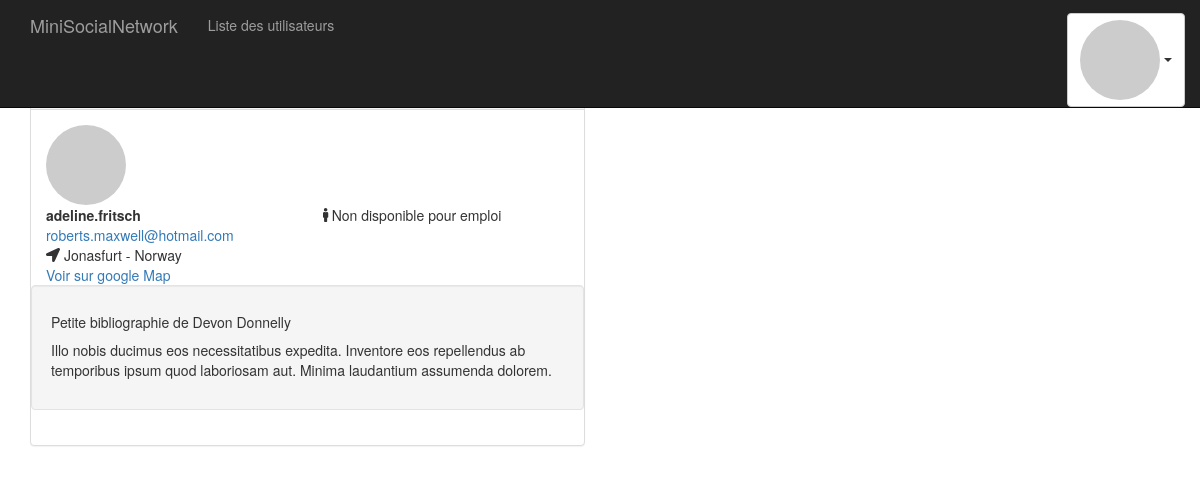
The app's page /profile.php?id=141 (signed in) with its own data.
### tables this page shows
CREATE TABLE `users` (
  `id` int(11) NOT NULL,
  `name` varchar(255) DEFAULT NULL,
  `pseudo` varchar(255) DEFAULT NULL,
  `email` varchar(255) DEFAULT NULL,
  `password` varchar(255) DEFAULT NULL,
  `active` enum('0','1') DEFAULT '0',
  `created_at` datetime DEFAULT CURRENT_TIMESTAMP,
  `city` varchar(255) DEFAULT NULL,
  `country` varchar(255) DEFAULT NULL,
  `sexe` enum('H','F') DEFAULT NULL,
  `twitter` varchar(255) DEFAULT NULL,
  `github` varchar(255) DEFAULT NULL,
  `available_for_hiring` enum('0','1') DEFAULT '0',
  `bio` text,
  `avatar` varchar(255) DEFAULT NULL
);

### profile.php (called while the page is built, shortened)
<?php
	require("config/database.php");
	require("includes/functions.php");
	if(!empty($_GET['id'])){
		$user = find_user_by_id($_GET['id']);
		if(!$user){
			redirect('index.php');
		}else{
			$q = $bd->prepare('SELECT content, created_at FROM microposts WHERE user_id = :user_id ORDER BY created_at DESC ');
			$q->execute([
				'user_id' => $_GET['id']
			]);
			$microposts = $q->fetchAll(PDO::FETCH_OBJ);
		}
	}else{
		redirect('profile.php?id='.get_session('user_id'));
	}
 	require("views/profile.view.php");

### includes/functions.php (called while the page is built, shortened)
 <?php
if(!function_exists('e')){
	function e($string){
		if($string){
			return htmlspecialchars($string);
		}
	}
}
if(!function_exists('get_avatar_url')){
	function get_avatar_url($email,$size=25){
		return "http://gravatar.com/avatar/".md5(strtolower(trim(e($email))))."?s=".$size;
	}
}
if(!function_exists('find_user_by_id')){
	function find_user_by_id($id){
		global $bd;
		$q = $bd->prepare('SELECT name, pseudo, email, city, country, twitter, github, sexe, bio, available_for_hiring FROM users WHERE id=?');
		$q->execute([$id]);
		$data = $q->fetch(PDO::FETCH_OBJ);
		return $data;
	}
}

### views/profile.view.php (the view, shortened to what this page needs)
    <?php include('partials/_header.php');?>
    <div class="main-content">
    	<div class="container">
    		<div class="row">
    			<div class="col-md-6">
    				<div class="panel panel-default">
		    			<div class="panel-heading">
			    			<h3 class="panel-title">Profile de <?= e($user->pseudo);?></h3>
			    		</div>
				    	<div class="panel-body">
				    		<div class="row">
				    			<div class="col-md-5">
				    				<img src="<?=get_avatar_url($user->email,100); ?>" alt="Image de profil de <?= e($user->pseudo)?>" class="img-circle"/>
				    			</div>
				    		</div>
				    		<div class="row">
				    			<div class="col-sm-6">
				    				<strong><?= e($user->pseudo)?></strong><br/>
				    				<a href="mailto:<?=e($user->email) ?>"><?=  e($user->email)?></a><br/>
				    				<?=
				    					($user->city && $user->country) ? '<i class="fas fa-location-arrow"></i>&nbsp;'.e($user->city).' - '.e($user->country).'<br/>':'';
				    				?><a href="https://www.google.com/maps?q=<?= e($user->city).' '.e($user->country) ?>" target="_blank">Voir sur google Map</a>
				    			</div>
				    			<div class="col-sm-6">
				    				<?= ($user->sexe == 'F')?'<i class="fas fa-female"></i>': '<i class="fas fa-male"></i>'?>
				    				<?=
				    					$user->available_for_hiring ?'Disponible pour emploi':'Non disponible pour emploi';
				    				?>
				    			</div>
				    		</div>
				    		<div class="row">
				    			<div class="col-md-12 well">
				    				<h5>Petite bibliographie de <?= e($user->name) ?></h5>
				    				<p>
				    				<?=
				    					$user->bio ?nl2br(e($user->bio)):'Aucune biographie pour le moment...';
				    				?>
				    				</p>
				    			</div>
				    		</div>
				    	</div>
    				</div>
    			</div>
    			<?php if(count($microposts) != 0): ?>
    				<?php foreach ($microposts as $micropost): ?>
    					<?php  include('partials/_micropost.php'); ?>
    				<?php endforeach ?>
    			<?php else: ?>
    				<p>Cet utilisateur n'a encore rien poste pour le moment ...</p>
    			<?php endif; ?>
    			</div>
    		</div>
      </div>
</body>
</html>

### assets/css/mains.css (style rules this page uses)
body { padding-top: 70px; }

### records on screen
users: pseudo "adeline.fritsch", email "roberts.maxwell@hotmail.com", city "Jonasfurt", country "Norway", name "Devon Donnelly", bio "Illo nobis ducimus eos necessitatibus expedita. Inventore eos repellendus ab temporibus ipsum quod laboriosam aut. Minima laudantium assumenda dolorem."

### other values on screen
WEBSITE_NAME "MiniSocialNetwork"
